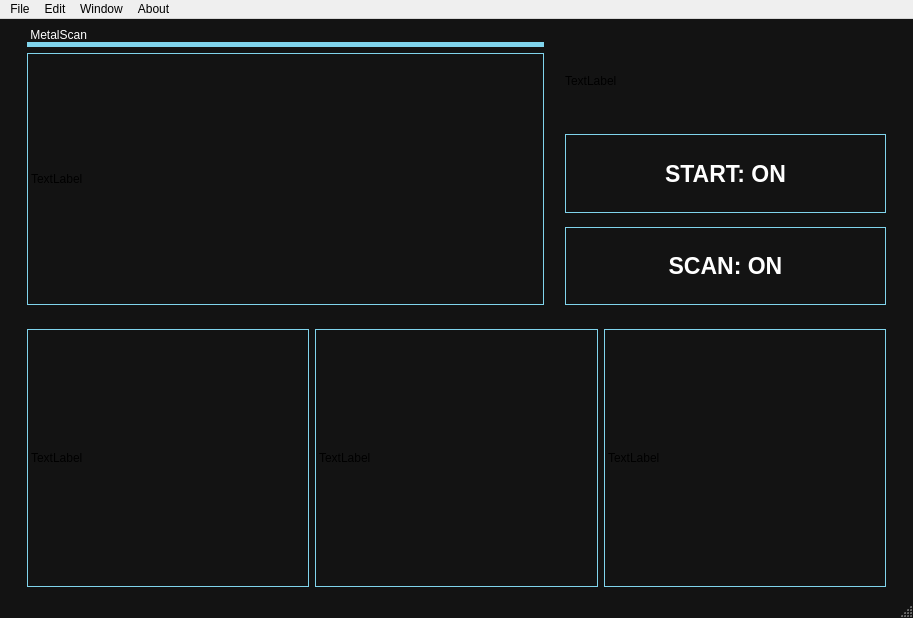
<?xml version="1.0" encoding="UTF-8"?>
<ui version="4.0">
 <class>MainWindow</class>
 <widget class="QMainWindow" name="MainWindow">
  <property name="geometry">
   <rect>
    <x>0</x>
    <y>0</y>
    <width>913</width>
    <height>618</height>
   </rect>
  </property>
  <property name="windowTitle">
   <string>MainWindow</string>
  </property>
  <property name="styleSheet">
   <string notr="true">QMainWindow {
	background-color: #131313;
}
</string>
  </property>
  <widget class="QWidget" name="centralwidget">
   <layout class="QGridLayout" name="gridLayout">
    <item row="1" column="0">
     <layout class="QGridLayout" name="gridLayout_2">
      <property name="leftMargin">
       <number>18</number>
      </property>
      <property name="topMargin">
       <number>18</number>
      </property>
      <property name="rightMargin">
       <number>18</number>
      </property>
      <item row="0" column="1">
       <widget class="QLabel" name="label_5">
        <property name="styleSheet">
         <string notr="true">QLabel {
    border: 1px solid white;
	border-color: rgb(128, 212, 236);
}
</string>
        </property>
        <property name="text">
         <string>TextLabel</string>
        </property>
       </widget>
      </item>
      <item row="0" column="2">
       <widget class="QLabel" name="label_6">
        <property name="styleSheet">
         <string notr="true">QLabel {
    border: 1px solid white;
	border-color: rgb(128, 212, 236);
}
</string>
        </property>
        <property name="text">
         <string>TextLabel</string>
        </property>
       </widget>
      </item>
      <item row="0" column="0">
       <widget class="QLabel" name="label_4">
        <property name="sizePolicy">
         <sizepolicy hsizetype="Preferred" vsizetype="Preferred">
          <horstretch>0</horstretch>
          <verstretch>0</verstretch>
         </sizepolicy>
        </property>
        <property name="styleSheet">
         <string notr="true">QLabel {
    border: 1px solid white;
	border-color: rgb(128, 212, 236);
}
</string>
        </property>
        <property name="text">
         <string>TextLabel</string>
        </property>
       </widget>
      </item>
     </layout>
    </item>
    <item row="0" column="0">
     <layout class="QGridLayout" name="gridLayout_4">
      <property name="leftMargin">
       <number>18</number>
      </property>
      <property name="rightMargin">
       <number>18</number>
      </property>
      <property name="verticalSpacing">
       <number>0</number>
      </property>
      <item row="3" column="0">
       <layout class="QVBoxLayout" name="verticalLayout">
        <property name="spacing">
         <number>6</number>
        </property>
        <property name="leftMargin">
         <number>0</number>
        </property>
        <property name="topMargin">
         <number>0</number>
        </property>
        <property name="rightMargin">
         <number>0</number>
        </property>
        <property name="bottomMargin">
         <number>0</number>
        </property>
        <item>
         <widget class="QLabel" name="label_9">
          <property name="sizePolicy">
           <sizepolicy hsizetype="Preferred" vsizetype="Preferred">
            <horstretch>0</horstretch>
            <verstretch>0</verstretch>
           </sizepolicy>
          </property>
          <property name="maximumSize">
           <size>
            <width>16777215</width>
            <height>5</height>
           </size>
          </property>
          <property name="styleSheet">
           <string notr="true">QLabel {
    color: #80d4ec;
    font-size: 16px;
    background-color: #80d4ec;


}</string>
          </property>
          <property name="text">
           <string>__________________________________________________________</string>
          </property>
         </widget>
        </item>
        <item>
         <widget class="QLabel" name="label_2">
          <property name="sizePolicy">
           <sizepolicy hsizetype="Preferred" vsizetype="Preferred">
            <horstretch>0</horstretch>
            <verstretch>0</verstretch>
           </sizepolicy>
          </property>
          <property name="styleSheet">
           <string notr="true">QLabel {
    border: 1px solid white;
	border-color: rgb(128, 212, 236);
}
</string>
          </property>
          <property name="lineWidth">
           <number>1</number>
          </property>
          <property name="text">
           <string>TextLabel</string>
          </property>
         </widget>
        </item>
       </layout>
      </item>
      <item row="0" column="0">
       <widget class="QLabel" name="label">
        <property name="sizePolicy">
         <sizepolicy hsizetype="Minimum" vsizetype="Fixed">
          <horstretch>0</horstretch>
          <verstretch>0</verstretch>
         </sizepolicy>
        </property>
        <property name="styleSheet">
         <string notr="true">QLabel {
    color: white;
}
</string>
        </property>
        <property name="text">
         <string> MetalScan</string>
        </property>
       </widget>
      </item>
      <item row="3" column="1">
       <layout class="QVBoxLayout" name="verticalLayout_4">
        <property name="spacing">
         <number>14</number>
        </property>
        <property name="leftMargin">
         <number>15</number>
        </property>
        <property name="rightMargin">
         <number>0</number>
        </property>
        <property name="bottomMargin">
         <number>0</number>
        </property>
        <item>
         <widget class="QLabel" name="label_3">
          <property name="sizePolicy">
           <sizepolicy hsizetype="Minimum" vsizetype="Minimum">
            <horstretch>0</horstretch>
            <verstretch>0</verstretch>
           </sizepolicy>
          </property>
          <property name="text">
           <string>TextLabel</string>
          </property>
         </widget>
        </item>
        <item>
         <widget class="QPushButton" name="pushButton">
          <property name="sizePolicy">
           <sizepolicy hsizetype="Minimum" vsizetype="Preferred">
            <horstretch>0</horstretch>
            <verstretch>0</verstretch>
           </sizepolicy>
          </property>
          <property name="font">
           <font>
            <pointsize>17</pointsize>
            <bold>true</bold>
           </font>
          </property>
          <property name="styleSheet">
           <string notr="true">QPushButton {
    border: 1px solid white;
	border-color: rgb(128, 212, 236);
    color: white;

}
</string>
          </property>
          <property name="text">
           <string>START: ON</string>
          </property>
         </widget>
        </item>
        <item>
         <widget class="QPushButton" name="pushButton_2">
          <property name="sizePolicy">
           <sizepolicy hsizetype="Minimum" vsizetype="Preferred">
            <horstretch>0</horstretch>
            <verstretch>0</verstretch>
           </sizepolicy>
          </property>
          <property name="font">
           <font>
            <family>Segoe UI</family>
            <pointsize>17</pointsize>
            <bold>true</bold>
           </font>
          </property>
          <property name="styleSheet">
           <string notr="true">QPushButton {
    border: 1px solid white;
	border-color: rgb(128, 212, 236);
    color: white;

}
</string>
          </property>
          <property name="text">
           <string>SCAN: ON</string>
          </property>
         </widget>
        </item>
       </layout>
      </item>
     </layout>
    </item>
   </layout>
  </widget>
  <widget class="QMenuBar" name="menubar">
   <property name="geometry">
    <rect>
     <x>0</x>
     <y>0</y>
     <width>913</width>
     <height>22</height>
    </rect>
   </property>
   <widget class="QMenu" name="menuFile">
    <property name="title">
     <string>File</string>
    </property>
    <addaction name="actionf"/>
    <addaction name="action123"/>
    <addaction name="action123_2"/>
    <addaction name="action123_3"/>
    <addaction name="separator"/>
    <addaction name="actionQuit_2"/>
   </widget>
   <widget class="QMenu" name="menuEdit">
    <property name="title">
     <string>Edit</string>
    </property>
    <addaction name="actionUndo"/>
    <addaction name="actionRedo"/>
   </widget>
   <widget class="QMenu" name="menuWindow">
    <property name="title">
     <string>Window</string>
    </property>
   </widget>
   <widget class="QMenu" name="menuAbout">
    <property name="title">
     <string>About</string>
    </property>
    <addaction name="actionAbout"/>
   </widget>
   <addaction name="menuFile"/>
   <addaction name="menuEdit"/>
   <addaction name="menuWindow"/>
   <addaction name="menuAbout"/>
  </widget>
  <widget class="QStatusBar" name="statusbar"/>
  <action name="actionf">
   <property name="text">
    <string>New</string>
   </property>
   <property name="shortcut">
    <string>Ctrl+F1</string>
   </property>
  </action>
  <action name="action123">
   <property name="icon">
    <iconset>
     <normaloff>C:/Users/User/Desktop/GPM/Logo/Painkiller.png</normaloff>C:/Users/User/Desktop/GPM/Logo/Painkiller.png</iconset>
   </property>
   <property name="text">
    <string>Open</string>
   </property>
  </action>
  <action name="action123_2">
   <property name="text">
    <string>Save</string>
   </property>
  </action>
  <action name="action123_3">
   <property name="text">
    <string>Save As...</string>
   </property>
  </action>
  <action name="actionQuit">
   <property name="text">
    <string>Quit</string>
   </property>
  </action>
  <action name="actionQuit_2">
   <property name="text">
    <string>Quit</string>
   </property>
  </action>
  <action name="actionUndo">
   <property name="text">
    <string>Undo</string>
   </property>
  </action>
  <action name="actionRedo">
   <property name="text">
    <string>Redo</string>
   </property>
  </action>
  <action name="actionAbout">
   <property name="text">
    <string>About</string>
   </property>
  </action>
 </widget>
 <resources>
  <include location="fonts/chopsic/12.qrc"/>
 </resources>
 <connections/>
</ui>
